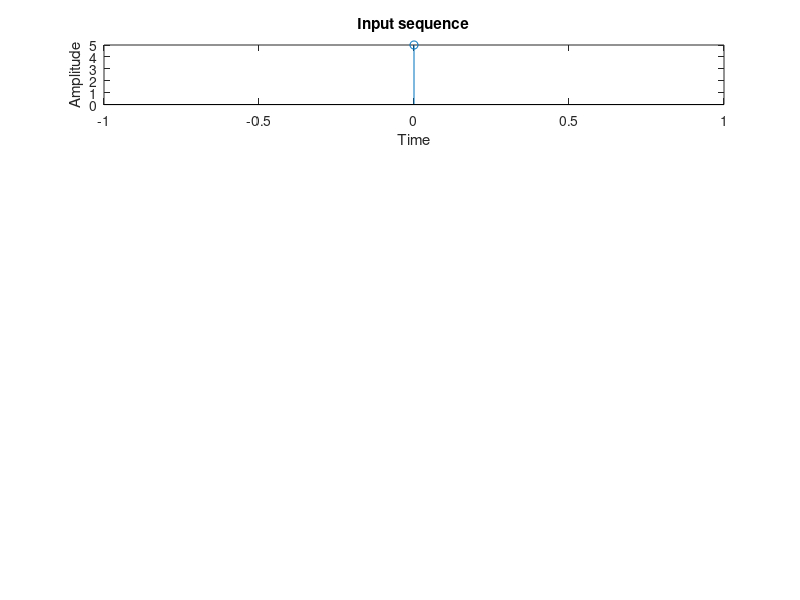

Here is the MATLAB script that generated this plot: (Note: this script raises an error after producing the figure.)
%frequency analysis of DFT FFT
clc
clear all
close all
x = input('enter input sequence');
N1=length (x);
n=0:N1-1;
subplot (5,1,1)
stem(n,x);
xlabel('Time');
ylabel('Amplitude');
title ('Input sequence');
N=input ('enter the length of the sequence');
if(N>N1)
    x=[x,zeros(N-N1)]
end
y=fft(x,N)
y1=real(y);
N2=length (y1);
n=0:N2-1;
subplot (5,1,2)
stem(n,y1);
xlabel('Time');
ylabel('Amplitude');
title ('Real part');
y2=imag(y);
N3=length (y2);
n=0:N3-1;
subplot (5,1,3)
stem(n,y2);
xlabel('Time');
ylabel('Amplitude');
title ('Imaginary part');
y3=abs(y)
N4=length (y3);
n=0:N4-1;
subplot (5,1,4)
stem(n,y3);
xlabel('Time');
ylabel('Amplitude');
title ('Magnitude');
y4=angle(y)
N5=length (y4);
n=0:N5-1;
subplot (5,1,5)
plot(n,y4);
xlabel('Time');
ylabel('Amplitude');
title ('Phase');
